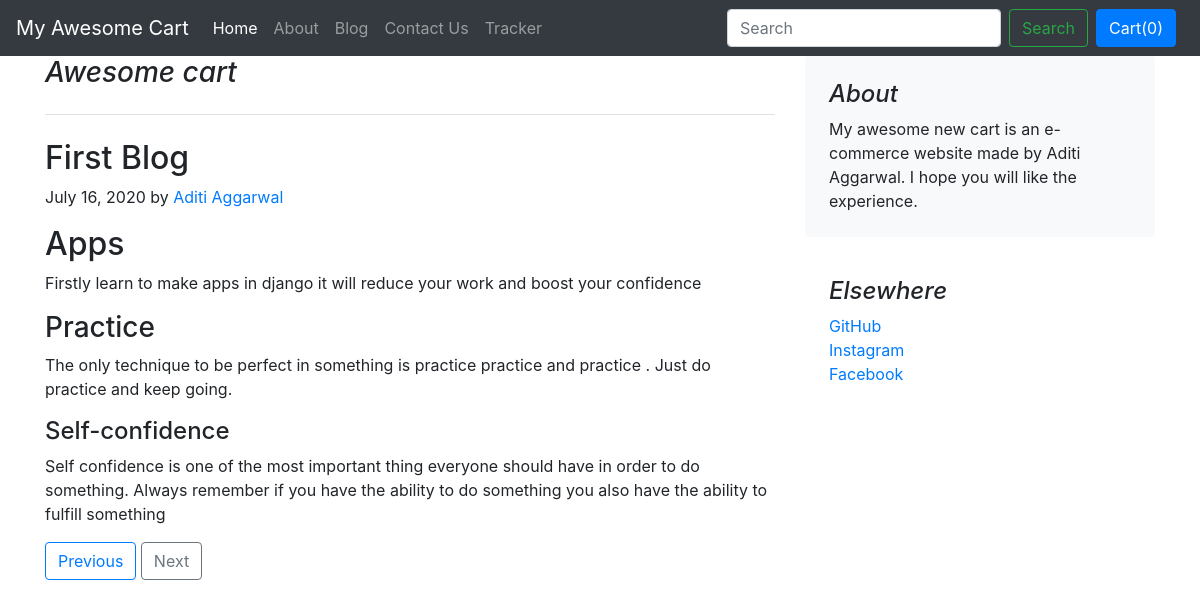
The page /blog/blogpost/1 on the database its author committed.
### blog/models.py (models this page shows, shortened)
class Blogpost(models.Model):
    post_id=models.AutoField(primary_key="true")
    title=models.CharField(max_length=300, default="")
    hdng0=models.CharField(max_length=500, default="")
    chdng0=models.CharField(max_length=500, default="")
    hdng1 = models.CharField(max_length=500, default="")
    chdng1=models.CharField(max_length=500, default="")
    hdng2 = models.CharField(max_length=500, default="")
    chdng2=models.CharField(max_length=500, default="")
    hdng3 = models.CharField(max_length=500, default="")
    chdng3=models.CharField(max_length=500, default="")
    pub_date =models.DateField()
    thumbnail=models.ImageField(upload_to="shop/images", default="")

### blog/views.py (the view)
# urls.py: path('blogpost/<int:myid>',views.blogpost, name="blogpost")
def blogpost(request,myid):
    blogs=Blogpost.objects.filter(post_id=myid)
    return render(request, 'blog/blogpost.html',{'blog':blogs})

### blog/templates/blog/blogpost.html (shortened to what this page needs)
{% extends 'shop/basic.html' %}
{% block body %}
<div class="container">
<div class="row">
    <div class="col-md-8 blog-main">
      <h3 class="pb-4 mb-4 font-italic border-bottom">
        {{blog.0.title}}
      </h3>
      <div class="blog-post">
        <h2 class="blog-post-title">{{blog.0.hdng0}}</h2>
        <p class="blog-post-meta">{{blog.0.pub_date}} by <a href="#">Aditi Aggarwal</a></p>
        <h2>{{blog.0.hdng1}}</h2>
        <p>{{blog.0.chdng1}}</p>
        <h3>{{blog.0.hdng2}}</h3>
        <p>{{blog.0.chdng2}}</p>
         <h4>{{blog.0.hdng3}}</h4>
        <p>{{blog.0.chdng3}}</p>
        </div>
      <nav class="blog-pagination">
        <a class="btn btn-outline-primary" id="prev{{blog.0.id}}" href="#">Previous</a>
        <a class="btn btn-outline-secondary" id="next{{blog.0.id}}" href="#" >Next</a>
      </nav>
    </div>
    <aside class="col-md-4 blog-sidebar">
      <div class="p-4 mb-3 bg-light rounded">
        <h4 class="font-italic">About</h4>
        <p class="mb-0">My awesome new cart is an e-commerce website made by Aditi Aggarwal. I hope you will like the experience.</p>
      </div>
      <div class="p-4">
        <h4 class="font-italic">Elsewhere</h4>
        <ol class="list-unstyled">
          <li><a href="https://github.com/aditiaggarwal28">GitHub</a></li>
          <li><a href="https://www.instagram.com/aditi_agg.28/">Instagram</a></li>
          <li><a href="https://www.facebook.com/aditi.aggarwal.5439087/">Facebook</a></li>
        </ol>
      </div>
    </aside>
  </div>
</div>
{% endblock %}

### rows shown on the page
Blogpost: title "Awesome cart", hdng0 "First Blog", pub_date "July 16, 2020", hdng1 "Apps", chdng1 "Firstly learn to make apps in django it will reduce your work and boost your confidence", hdng2 "Practice", chdng2 "The only technique to be perfect in something is practice practice and practice . Just do practice and keep going.", hdng3 "Self-confidence", chdng3 "Self confidence is one of the most important thing everyone should have in order to do something. Always remember if you have the ability to do something you also have the ability to fulfill something"
